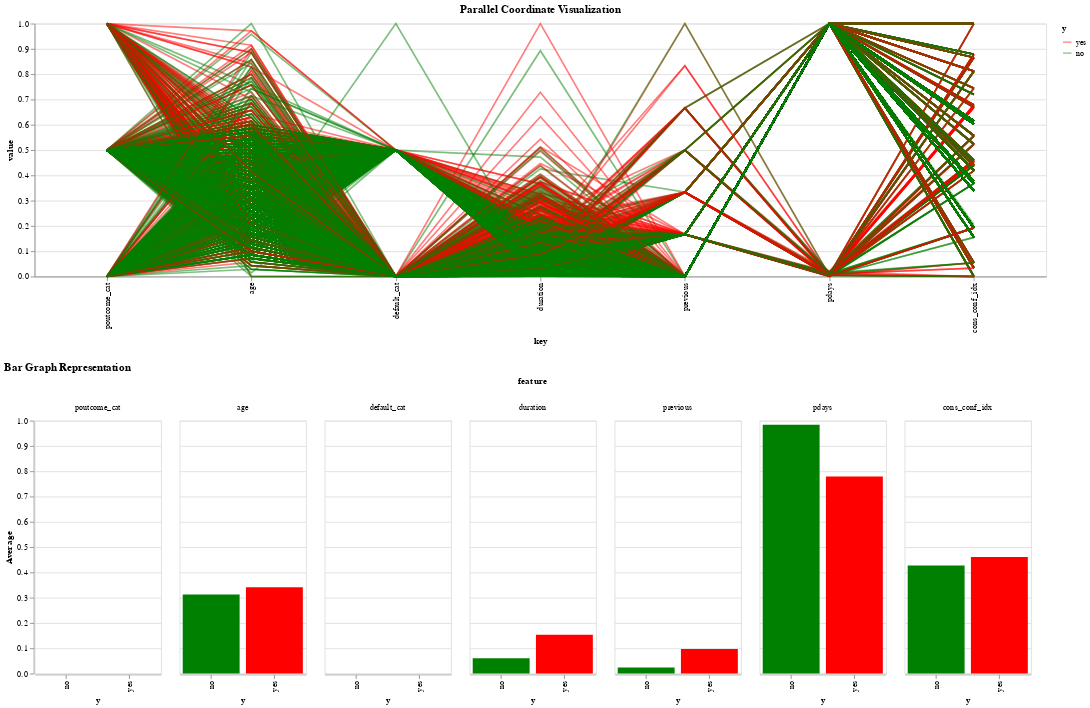

Here is the notebook cell this chart was saved with:
### Code cell
from tables.table import Column
bar = alt.Chart(stat_df, title = 'Bar Graph Representation').mark_bar().encode(
    alt.X('y:N'),
    alt.Y('mode(cat)/mean(num):Q', title = 'Average'),
    alt.Color('y:N'),
    alt.Column('feature:N', sort = selected_features)
).properties(
    width = 150
)

alt.vconcat(parallel, bar)

### Figure 1 — Vega-Lite specification as saved in the notebook (floating-point values rounded to 4 significant figures; data arrays with more than 128 entries replaced by an {"elided": "..."} marker saying what was removed)
{"config": {"view": {"continuousWidth": 400, "continuousHeight": 300}}, "vconcat": [{"data": {"name": "data-f9cca0bf9ddcdbb3242ad30ad6cc694b"}, "mark": "line", "encoding": {"color": {"field": "y", "scale": {"domain": ["yes", "no"], "range": ["red", "green"]}, "type": "nominal"}, "detail": {"field": "index", "type": "nominal"}, "opacity": {"value": 0.5}, "x": {"field": "key", "sort": null, "type": "nominal"}, "y": {"field": "value", "type": "quantitative"}}, "title": "Parallel Coordinate Visualization", "transform": [{"window": [{"op": "count", "as": "index"}]}, {"fold": ["poutcome_cat", "age", "default_cat", "duration", "previous", "pdays", "cons_conf_idx"]}], "width": 1200}, {"data": {"name": "data-96fd8d27b048799db13e8ee688615a59"}, "mark": "bar", "encoding": {"color": {"field": "y", "type": "nominal"}, "column": {"field": "feature", "sort": ["poutcome_cat", "age", "default_cat", "duration", "previous", "pdays", "cons_conf_idx"], "type": "nominal"}, "x": {"field": "y", "type": "nominal"}, "y": {"field": "mode(cat)/mean(num)", "title": "Average", "type": "quantitative"}}, "title": "Bar Graph Representation", "width": 150}], "$schema": "https://vega.github.io/schema/vega-lite/v4.17.0.json", "datasets": {"data-f9cca0bf9ddcdbb3242ad30ad6cc694b": {"elided": "4119 records"}, "data-96fd8d27b048799db13e8ee688615a59": [{"feature": "poutcome_cat", "y": "yes", "mode(cat)/mean(num)": 0}, {"feature": "poutcome_cat", "y": "no", "mode(cat)/mean(num)": 0}, {"feature": "age", "y": "no", "mode(cat)/mean(num)": 0.3128}, {"feature": "age", "y": "yes", "mode(cat)/mean(num)": 0.3413}, {"feature": "default_cat", "y": "yes", "mode(cat)/mean(num)": 0}, {"feature": "default_cat", "y": "no", "mode(cat)/mean(num)": 0}, {"feature": "duration", "y": "no", "mode(cat)/mean(num)": 0.06023}, {"feature": "duration", "y": "yes", "mode(cat)/mean(num)": 0.1539}, {"feature": "previous", "y": "no", "mode(cat)/mean(num)": 0.02363}, {"feature": "previous", "y": "yes", "mode(cat)/mean(num)": 0.09756}, {"feature": "pdays", "y": "no", "mode(cat)/mean(num)": 0.9837}, {"feature": "pdays", "y": "yes", "mode(cat)/mean(num)": 0.7795}, {"feature": "cons_conf_idx", "y": "no", "mode(cat)/mean(num)": 0.4273}, {"feature": "cons_conf_idx", "y": "yes", "mode(cat)/mean(num)": 0.4608}]}}
